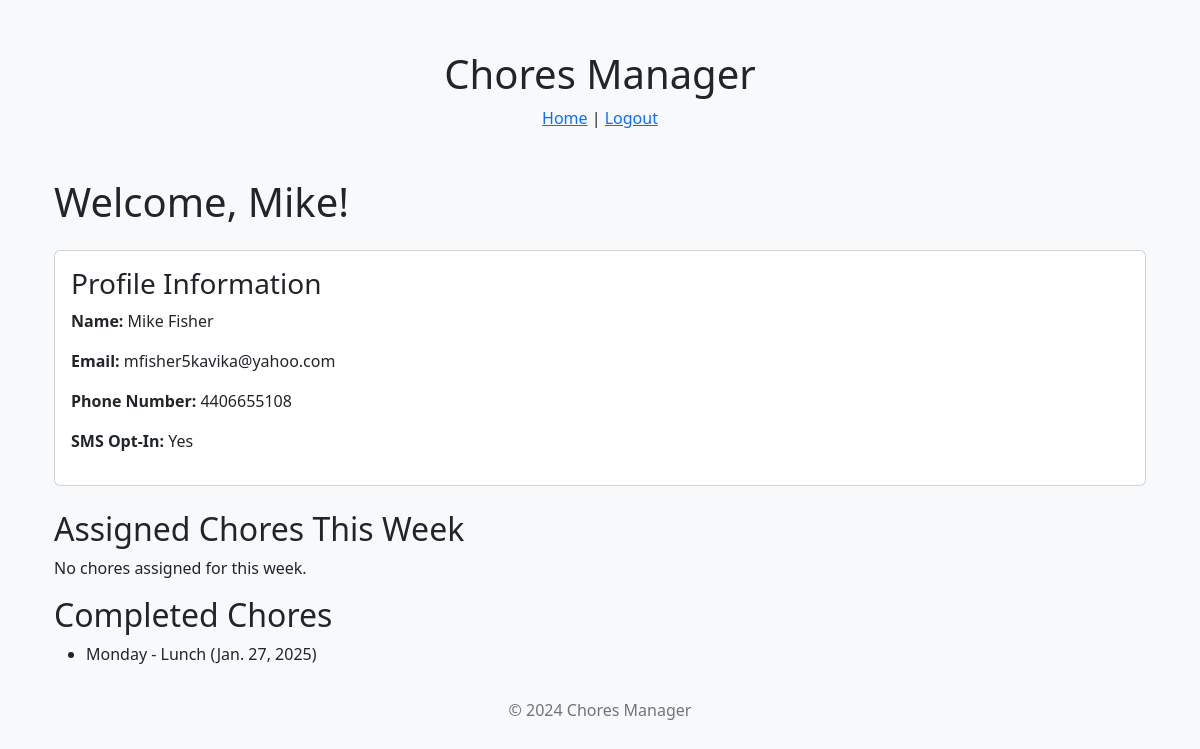
The app's page / (signed in), older data.
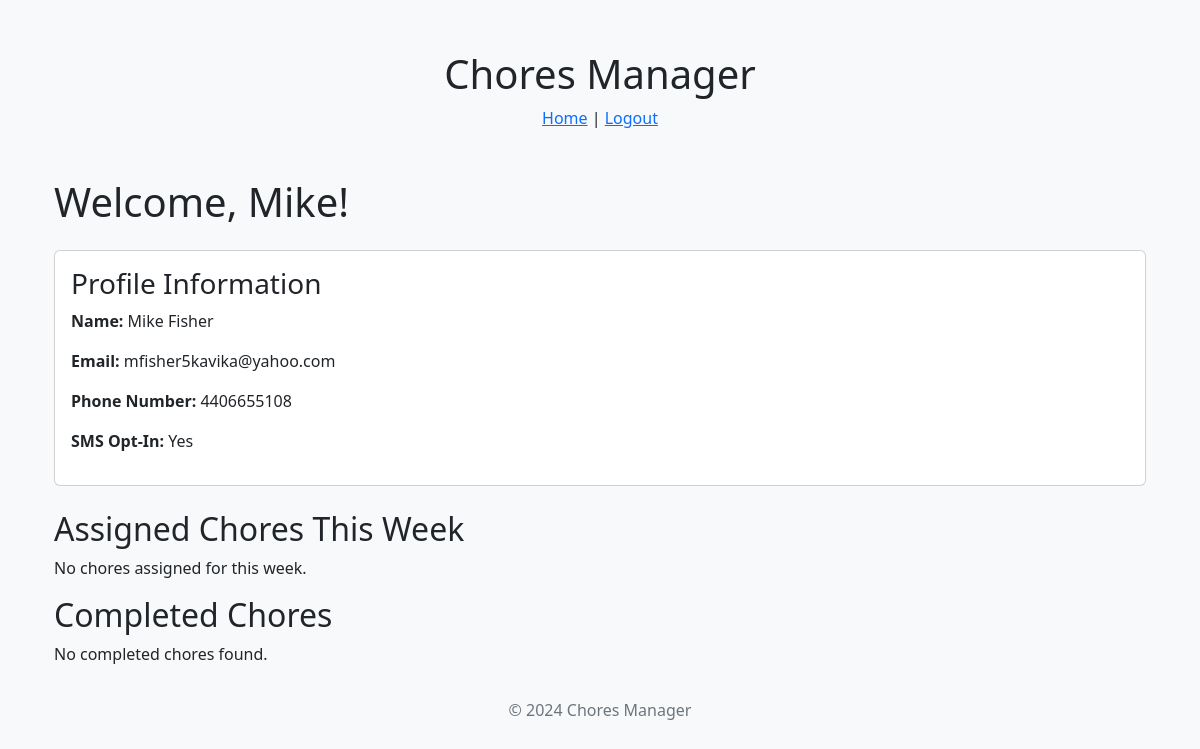
The same page, newer data.
### chores_manager/models.py (models this page shows)
class Chore(models.Model):
    WEEKDAY_CHOICES = [
        ('Monday', 'Monday'),
        ('Tuesday', 'Tuesday'),
        ('Wednesday', 'Wednesday'),
        ('Thursday', 'Thursday'),
        ('Friday', 'Friday'),
        ('Saturday', 'Saturday'),
        ('Sunday', 'Sunday'),
    ]
    MEAL_CHOICES = [
        ('Breakfast', 'Breakfast'),
        ('Lunch', 'Lunch'),
        ('Dinner', 'Dinner'),
    ]
    day_of_week = models.CharField(max_length=10, choices=WEEKDAY_CHOICES)
    meal_time = models.CharField(max_length=10, choices=MEAL_CHOICES)
    completed = models.BooleanField(default=False)
    date = models.DateField(null=True, blank=True)
    user = models.ForeignKey(
        'auth.User',
        on_delete=models.SET_NULL,
        null=True,
        blank=True
    )
    def __str__(self):
        return f"{self.day_of_week} - {self.meal_time} ({self.date})"

### chores_manager/views.py (the view)
# urls.py: path("", views.home, name="home"),
@login_required
def home(request):
    user = request.user
    print(request.user)
    today = date.today()
    start_of_week = today - timedelta(days=today.weekday())  # Monday of this week
    end_of_week = start_of_week + timedelta(days=6)  # Sunday of this week
    assigned_chores = Chore.objects.filter(
        date__range=(start_of_week, end_of_week),
        completed=False,
        user=user
    )
    print("assigned chores: ", assigned_chores)
    completed_chores = Chore.objects.filter(
        completed=True,
        user=user
    )
    print("completed chores: ", completed_chores)
    is_staff = user.is_staff
    context = {
        'assigned_chores': assigned_chores,  # Chores assigned for this week
        'completed_chores': completed_chores,  # Chores completed ever
        'is_staff': is_staff,  # Whether the user is staff
    }
    return render(request, 'home.html', context)

### chores_manager/templates/home.html
{% extends 'base.html' %}
{% block content %}
<div class="container mt-4">
    <h1>Welcome, {{ request.user.first_name }}!</h1>
    <div class="card my-4">
        <div class="card-body">
            <h3 class="card-title">Profile Information</h3>
            <div>
                <p><strong>Name:</strong> {{ request.user.first_name }} {{ request.user.last_name }}</p>
                <p><strong>Email:</strong> {{ request.user.email }}</p>
                <p><strong>Phone Number:</strong> {{ request.user.profile.phone_number }}</p>
                <p><strong>SMS Opt-In:</strong> {{ request.user.profile.opt_in_sms|yesno:"Yes,No" }}</p>
            </div>
        </div>
    </div>
    <h2>Assigned Chores This Week</h2>
    {% if assigned_chores %}
        <ul>
            {% for chore in assigned_chores %}
                <li>{{ chore.day_of_week }} - {{ chore.meal_time }} ({{ chore.date }})</li>
            {% endfor %}
        </ul>
    {% else %}
        <p>No chores assigned for this week.</p>
    {% endif %}
    <h2>Completed Chores</h2>
    {% if completed_chores %}
        <ul>
            {% for chore in completed_chores %}
                <li>{{ chore.day_of_week }} - {{ chore.meal_time }} ({{ chore.date }})</li>
            {% endfor %}
        </ul>
    {% else %}
        <p>No completed chores found.</p>
    {% endif %}
</div>
{% endblock %}

Row changes from the older to the newer data that the page shows:
removed Chore: day_of_week "Monday", meal_time "Lunch", date "Jan. 27, 2025"
Text that changed along with them:
text now shown: "No completed chores found."
